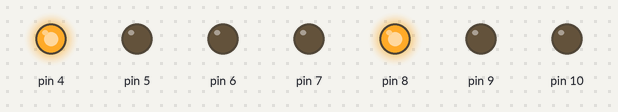
Recording of a sketch running on a simulated Arduino Uno, built with avr-gcc and run on an emulated ATmega328P. Shown: output pins drawn as LEDs (lit = HIGH).

Above: at 1.5 s.
At 4.5 s:
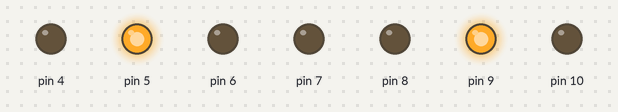
Timing chart, 0 to 7.8 s (numbered marks = the images above):
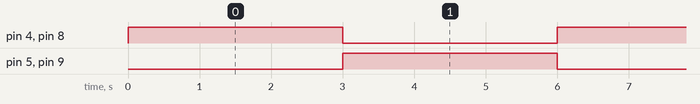

The sketch:

dual_motor_code.ino
```cpp
void setup()
{
  for(int i=4;i<11;i++)
  {
    pinMode(i,OUTPUT);
  }
}

void loop()
{
  digitalWrite(4, HIGH);
  digitalWrite(5, LOW);
  digitalWrite(8, HIGH);
  digitalWrite(9, LOW);

  delay(3000);

  digitalWrite(4, LOW);
  digitalWrite(5, HIGH);
  digitalWrite(8, LOW);
  digitalWrite(9, HIGH);

  delay(3000);
}
```

Measured:
- by itself, pin 4, pin 5, pin 8, pin 9: alternates HIGH for 3.0 s and LOW for 3.0 s
